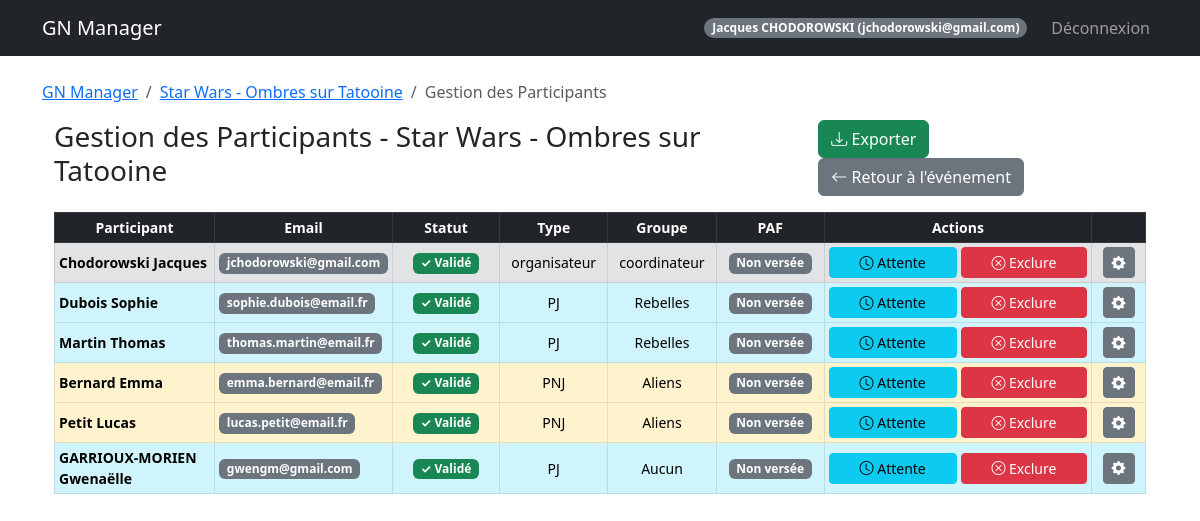
Page /event/1/participants (signed in) on the committed database.
### models.py (models this page shows, shortened)
class User(UserMixin, db.Model):
    id = db.Column(db.Integer, primary_key=True)
    email = db.Column(db.String(120), unique=True, nullable=False)
    password_hash = db.Column(db.String(128))
    nom = db.Column(db.String(80))
    prenom = db.Column(db.String(80))
    age = db.Column(db.Integer)
    genre = db.Column(db.String(20))
    avatar_url = db.Column(db.String(200))
    role = db.Column(db.String(20), default='user')  # createur, sysadmin, user
    is_banned = db.Column(db.Boolean, default=False)
    is_deleted = db.Column(db.Boolean, default=False)  # Suppression logique
    @property
    def is_admin(self):
        """Vérifie si l'utilisateur a des privilèges administrateur."""
        return self.role in ['createur', 'sysadmin']

class Event(db.Model):
    id = db.Column(db.Integer, primary_key=True)
    name = db.Column(db.String(100), nullable=False)
    description = db.Column(db.Text)
    date_start = db.Column(db.DateTime, nullable=False)
    date_end = db.Column(db.DateTime, nullable=False)
    location = db.Column(db.String(200))
    background_image = db.Column(db.String(200))
    visibility = db.Column(db.String(20), default='public')  # public, private
    organizer_structure = db.Column(db.String(100))
    org_link_url = db.Column(db.String(255))
    org_link_title = db.Column(db.String(100))
    google_form_url = db.Column(db.String(255))
    google_form_active = db.Column(db.Boolean, default=False)
    discord_webhook_url = db.Column(db.String(255), nullable=True)
    external_link = db.Column(db.String(255))
    statut = db.Column(db.String(50), default='En préparation')
    groups_config = db.Column(db.Text, default='{"PJ": ["Peu importe"], "PNJ": ["Peu importe"], "Organisateur": ["Peu importe"]}')
    max_pjs = db.Column(db.Integer, default=50)
    max_pnjs = db.Column(db.Integer, default=10)
    max_organizers = db.Column(db.Integer, default=5)

class Participant(db.Model):
    id = db.Column(db.Integer, primary_key=True)
    event_id = db.Column(db.Integer, db.ForeignKey('event.id'), nullable=False)
    user_id = db.Column(db.Integer, db.ForeignKey('user.id'), nullable=False)
    type = db.Column(db.String(50))  # Organisateur, PJ, PNJ
    group = db.Column(db.String(50))
    role_id = db.Column(db.Integer, db.ForeignKey('role.id', use_alter=True, name='fk_participant_role'), nullable=True)
    role_communicated = db.Column(db.Boolean, default=False)
    role_received = db.Column(db.Boolean, default=False)
    registration_status = db.Column(db.String(50), default='À valider')
    paf_status = db.Column(db.String(20), default='non versée')  # non versée, partielle, versée, erreur
    payment_method = db.Column(db.String(50))
    payment_amount = db.Column(db.Float, default=0.0)
    payment_comment = db.Column(db.Text)
    comment = db.Column(db.Text)
    custom_image = db.Column(db.String(200))
    __table_args__ = (
        db.Index('idx_participant_event', 'event_id'),
        db.Index('idx_participant_user', 'user_id'),
        db.Index('idx_participant_status', 'registration_status'),
    )
    user = db.relationship('User', backref='participations')
    event = db.relationship('Event', backref='participants')
    role = db.relationship('Role', foreign_keys=[role_id], backref='participants_with_role')

### routes/participant_routes.py (the view)
@participant_bp.route('/event/<int:event_id>/participants')
@login_required
@organizer_required
def manage(event_id):
    event = Event.query.get_or_404(event_id)
    participants = Participant.query.filter_by(event_id=event.id)\
        .options(joinedload(Participant.user)).all()
    groups_config = json.loads(event.groups_config or '{}')
    breadcrumbs = [
        ('GN Manager', url_for('admin.dashboard')),
        (event.name, url_for('event.detail', event_id=event.id)),
        ('Gestion des Participants', '#')
    ]
    return render_template('manage_participants.html', event=event, participants=participants, groups_config=groups_config, breadcrumbs=breadcrumbs)

### templates/manage_participants.html (shortened to what this page needs)
{% extends "base.html" %}
{% block content %}
<div class="container-fluid mt-3">
    <div class="d-flex justify-content-between align-items-center mb-3">
        <h3>Gestion des Participants - {{ event.name }}</h3>
        <div>
            <button type="button" class="btn btn-success me-2" data-bs-toggle="modal" data-bs-target="#exportModal">
                <i class="bi bi-download"></i> Exporter
            </button>
            <a href="{{ url_for('event.detail', event_id=event.id) }}" class="btn btn-secondary">
                <i class="bi bi-arrow-left"></i> Retour à l'événement
            </a>
        </div>
    </div>
    <div class="table-responsive">
        <table class="table table-sm table-hover table-bordered small">
            <thead class="table-dark">
                <tr>
                    <th class="text-center" style="width: 15%">Participant</th>
                    <th class="text-center" style="width: 15%">Email</th>
                    <th class="text-center" style="width: 10%">Statut</th>
                    <th class="text-center" style="width: 10%">Type</th>
                    <th class="text-center" style="width: 10%">Groupe</th>
                    <th class="text-center" style="width: 10%">PAF</th>
                    <th class="text-center" style="width: 25%">Actions</th>
                    <th class="text-center" style="width: 5%"></th>
                </tr>
            </thead>
            <tbody>
                {% for p in participants %}
                {% set row_class = "" %}
                {% if p.registration_status == 'En attente' or p.registration_status == 'À valider' %}
                {% set row_class = "table-warning" %}
                {% elif p.type == 'organisateur' %}
                {% set row_class = "table-secondary" %}
                {% elif p.type == 'PJ' %}
                {% set row_class = "table-info" %}
                {% elif p.type == 'PNJ' %}
                {% set row_class = "table-warning" %}
                {% endif %}
                <tr class="{{ row_class }}">
                    <td class="align-middle">
                        <strong>{{ p.user.nom }} {{ p.user.prenom }}</strong>
                    </td>
                    <td class="align-middle">
                        <span class="badge bg-secondary">{{ p.user.email }}</span>
                    </td>
                    <td class="align-middle text-center">
                        {% if p.registration_status == 'Validé' %}
                        <span class="badge bg-success">✓ Validé</span>
                        {% elif p.registration_status == 'Rejeté' %}
                        <span class="badge bg-danger">✗ Rejeté</span>
                        {% elif p.registration_status == 'En attente' %}
                        <span class="badge bg-info">⏳ Attente</span>
                        {% else %}
                        <span class="badge bg-warning text-dark">⚠ À valider</span>
                        {% endif %}
                    </td>
                    <td class="align-middle text-center">
                        {% if p.registration_status == 'En attente' or p.registration_status == 'À valider' %}
                        <span class="badge bg-light text-dark border">{{ p.type }} (En Attente)</span>
                        {% else %}
                        {{ p.type }}
                        {% endif %}
                    </td>
                    <td class="align-middle text-center">
                        {{ p.group or 'Peu importe' }}
                    </td>
                    <td class="align-middle text-center">
                        {% if p.paf_status == 'versée' %}
                        <span class="badge bg-success">Versée</span>
                        {% elif p.paf_status == 'partielle' %}
                        <span class="badge bg-warning text-dark">Partielle</span>
                        {% elif p.paf_status == 'dispensé(e)' %}
                        <span class="badge bg-info">Dispensé(e)</span>
                        {% elif p.paf_status == 'erreur' %}
                        <span class="badge bg-danger">Erreur</span>
                        {% else %}
                        <span class="badge bg-secondary">Non versée</span>
                        {% endif %}
                    </td>
                    <td class="align-middle">
                        <div class="d-flex w-100 gap-1">
                            {% if p.registration_status != 'En attente' %}
                            <form method="POST"
                                action="{{ url_for('participant.change_status', event_id=event.id, p_id=p.id) }}"
                                class="flex-fill">
                                <button type="submit" class="btn btn-sm btn-info w-100 py-1" title="Mettre en attente">
                                    <i class="bi bi-clock"></i> Attente
                                </button>
                            </form>
                            {% endif %}
                            {% if p.registration_status != 'Rejeté' %}
                            <form method="POST"
                                action="{{ url_for('participant.change_status', event_id=event.id, p_id=p.id) }}"
                                class="flex-fill">
                                <button type="submit" class="btn btn-sm btn-danger w-100 py-1" title="Exclure">
                                    <i class="bi bi-x-circle"></i> Exclure
                                </button>
                            </form>
                            {% endif %}
                        </div>
                    </td>
                    <td class="align-middle text-center">
                        <button type="button" class="btn btn-sm btn-secondary" data-bs-toggle="modal"
                            data-bs-target="#editModal{{ p.id }}" title="Éditer">
                            <i class="bi bi-gear-fill"></i>
                        </button>
                    </td>
                </tr>
                {% endfor %}
            </tbody>
        </table>
    </div>
</div>
{% endblock %}

### templates/base.html (shortened to what this page needs)
<!DOCTYPE html>
<html lang="fr">
<head>
    <link href="https://cdn.jsdelivr.net/npm/bootstrap@5.3.0/dist/css/bootstrap.min.css" rel="stylesheet">
    <link rel="stylesheet" href="https://cdn.jsdelivr.net/npm/bootstrap-icons@1.11.3/font/bootstrap-icons.min.css">
</head>
<body>
    <nav class="navbar navbar-expand-lg navbar-dark bg-dark">
        <div class="container">
            <a class="navbar-brand" href="{{ url_for('auth.index') }}">GN Manager</a>
            {% if current_user.is_authenticated %}
            <div class="navbar-nav ms-auto align-items-center">
                <span class="badge bg-secondary rounded-pill me-3">{{ current_user.prenom }} {{ current_user.nom|upper
                    }} ({{ current_user.email }})</span>
                <a class="nav-link" href="{{ url_for('auth.logout') }}">Déconnexion</a>
            </div>
            {% endif %}
        </div>
    </nav>
    <div class="container mt-4">
        {% if breadcrumbs %}
        <nav aria-label="breadcrumb">
            <ol class="breadcrumb">
                {% for label, url in breadcrumbs %}
                {% if loop.last %}
                <li class="breadcrumb-item active" aria-current="page">{{ label }}</li>
                {% else %}
                <li class="breadcrumb-item"><a href="{{ url }}">{{ label }}</a></li>
                {% endif %}
                {% endfor %}
            </ol>
        </nav>
        {% endif %}
        {% block content %}{% endblock %}
    </div>
</body>
</html>

### templates/manage_participants.html (style rules this page uses)
.gap-1 { gap: 0.25rem !important; }
.small { font-size: 0.875rem; }
.badge { font-size: 0.75rem; }
.btn-group-sm>.btn, .btn-sm { white-space: nowrap; }

### rows in the picture
User: prenom "Jacques", nom "CHODOROWSKI", email "jchodorowski@gmail.com"
Event: name "Star Wars - Ombres sur Tatooine"
Participant: user.nom "Chodorowski", user.prenom "Jacques", user.email "jchodorowski@gmail.com", registration_status "✓ Validé", type "organisateur", group "coordinateur", paf_status "Non versée"
Participant: user.nom "Dubois", user.prenom "Sophie", user.email "sophie.dubois@email.fr", registration_status "✓ Validé", type "PJ", group "Rebelles", paf_status "Non versée"
Participant: user.nom "Martin", user.prenom "Thomas", user.email "thomas.martin@email.fr", registration_status "✓ Validé", type "PJ", group "Rebelles", paf_status "Non versée"
Participant: user.nom "Bernard", user.prenom "Emma", user.email "emma.bernard@email.fr", registration_status "✓ Validé", type "PNJ", group "Aliens", paf_status "Non versée"
Participant: user.nom "Petit", user.prenom "Lucas", user.email "lucas.petit@email.fr", registration_status "✓ Validé", type "PNJ", group "Aliens", paf_status "Non versée"
Participant: user.nom "GARRIOUX-MORIEN", user.prenom "Gwenaëlle", user.email "gwengm@gmail.com", registration_status "✓ Validé", type "PJ", group "Aucun", paf_status "Non versée"

### other values in the picture
{{ label }} "GN Manager"
{{ label }} "Gestion des Participants"
